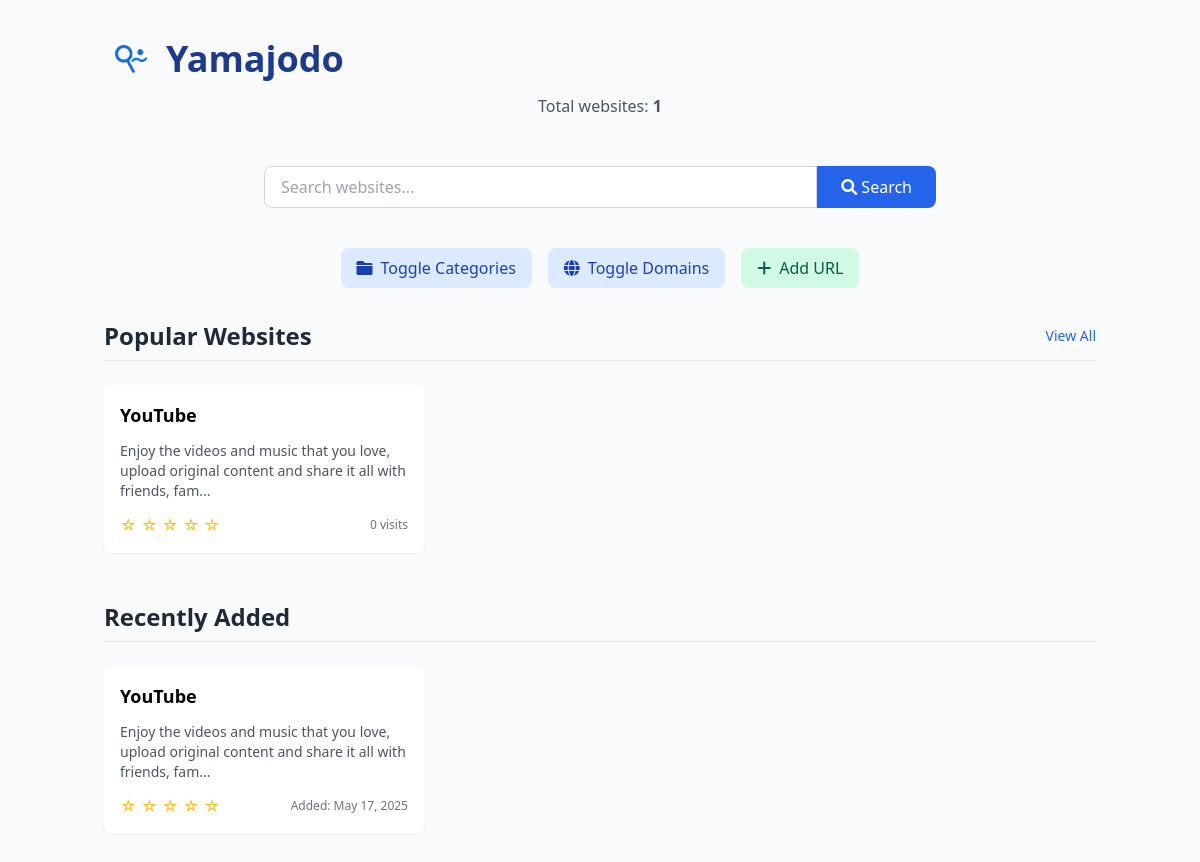
The page / on the database its author committed.
### tables this page shows
CREATE TABLE urls
                 (id INTEGER PRIMARY KEY AUTOINCREMENT,
                  url TEXT UNIQUE,
                  title TEXT,
                  description TEXT,
                  domain TEXT,
                  rating REAL DEFAULT 0,
                  clicks INTEGER DEFAULT 0,
                  created_at REAL,
                  last_updated REAL,
                  category TEXT,
                  tags TEXT);

### app.py (the view)
@app.route('/')
def home():
    top_urls = get_urls(limit=12, order_by='clicks')
    recent_urls = get_urls(limit=12, order_by='recent')
    popular_domains = get_popular_domains()
    categories = get_categories()
    conn = sqlite3.connect(DATA_FILE)
    c = conn.cursor()
    c.execute("SELECT COUNT(*) FROM urls")
    total_urls = c.fetchone()[0]
    conn.close()
    return render_template('index.html',
                         top_urls=top_urls,
                         recent_urls=recent_urls,
                         total_urls=total_urls,
                         popular_domains=popular_domains,
                         categories=categories)

### app.py (called while the page is built)
def get_urls(limit=None, order_by='clicks', category=None, domain=None):
    conn = sqlite3.connect(DATA_FILE)
    c = conn.cursor()
    query = "SELECT * FROM urls WHERE 1=1"
    params = []
    if category:
        query += " AND category = ?"
        params.append(category)
    if domain:
        query += " AND domain LIKE ?"
        params.append(f"%{domain}%")
    if order_by == 'clicks':
        query += " ORDER BY clicks DESC, rating DESC"
    elif order_by == 'recent':
        query += " ORDER BY created_at DESC"
    elif order_by == 'rating':
        query += " ORDER BY rating DESC, clicks DESC"
    elif order_by == 'domain':
        query += " ORDER BY domain"
    if limit:
        query += f" LIMIT {limit}"
    c.execute(query, params)
    results = [dict(zip([column[0] for column in c.description], row)) for row in c.fetchall()]
    conn.close()
    return results

def get_categories():
    conn = sqlite3.connect(DATA_FILE)
    c = conn.cursor()
    c.execute("SELECT name, description FROM categories ORDER BY name")
    results = [dict(zip([column[0] for column in c.description], row)) for row in c.fetchall()]
    conn.close()
    return results

def get_popular_domains(limit=10):
    conn = sqlite3.connect(DATA_FILE)
    c = conn.cursor()
    c.execute("SELECT domain, count FROM popular_domains ORDER BY count DESC LIMIT ?", (limit,))
    results = [dict(zip([column[0] for column in c.description], row)) for row in c.fetchall()]
    conn.close()
    return results

@app.template_filter('domain')
def domain_filter(url):
    return urlparse(url).netloc

@app.template_filter('time')
def time_filter(timestamp):
    return datetime.fromtimestamp(timestamp).strftime('%b %d, %Y')

@app.template_filter('shorten')
def shorten_filter(text, length=100):
    if len(text) > length:
        return text[:length] + '...'
    return text

### templates/index.html (shortened to what this page needs)
<!DOCTYPE html>
<html lang="en">
<head>
    <link href="https://cdn.jsdelivr.net/npm/tailwindcss@2.2.19/dist/tailwind.min.css" rel="stylesheet">
    <link rel="stylesheet" href="https://cdnjs.cloudflare.com/ajax/libs/font-awesome/6.0.0-beta3/css/all.min.css">
</head>
<body class="bg-gray-50">
    <div class="container mx-auto px-4 py-8">
        <header class="text-center mb-12">
            <h1 class="logo-title">
  <img src="/static/icon.ico" alt="Yamajodo Logo" class="logo-img">
  Yamajodo
</h1>
            <p class="text-gray-600">Total websites: <span class="font-semibold">{{ "{:,}".format(total_urls) }}</span></p>
        </header>
        <div class="max-w-2xl mx-auto mb-10">
            <form action="/search" method="get" class="flex">
                <input type="text" name="q" placeholder="Search websites..."
                       class="flex-grow px-4 py-2 border border-gray-300 rounded-l-lg focus:outline-none focus:ring-2 focus:ring-blue-500">
                <button type="submit" class="bg-blue-600 text-white px-6 py-2 rounded-r-lg hover:bg-blue-700 transition">
                    <i class="fas fa-search"></i> Search
                </button>
            </form>
        </div>
        <div class="flex justify-center gap-4 mb-8">
            <button onclick="toggleVisibility('categories')" class="px-4 py-2 bg-blue-100 text-blue-800 rounded-lg hover:bg-blue-200 transition">
                <i class="fas fa-folder mr-2"></i>Toggle Categories
            </button>
            <button onclick="toggleVisibility('domains')" class="px-4 py-2 bg-blue-100 text-blue-800 rounded-lg hover:bg-blue-200 transition">
                <i class="fas fa-globe mr-2"></i>Toggle Domains
            </button>
            <button onclick="toggleVisibility('addUrlForm')" class="px-4 py-2 bg-green-100 text-green-800 rounded-lg hover:bg-green-200 transition">
                <i class="fas fa-plus mr-2"></i>Add URL
            </button>
        </div>
        <div class="mb-12">
            <h2 class="text-2xl font-semibold mb-6 text-gray-800 border-b pb-2 flex justify-between items-center">
                <span>Popular Websites</span>
                <a href="/all?page=1" class="text-sm font-normal text-blue-600 hover:underline">View All</a>
            </h2>
            <div class="grid grid-cols-1 md:grid-cols-2 lg:grid-cols-3 gap-4">
                {% for url in top_urls %}
                <div class="url-item bg-white rounded-lg p-4 shadow-sm hover:shadow-md transition" onclick="window.open('{{ url.url }}', '_blank'); trackClick('{{ url.url }}')">
                    <div class="flex items-start">
                        <div class="flex-1">
                            <h3 class="font-semibold text-lg mb-1">
                                {{ url.title|shorten(50) }}
                            </h3>
                        </div>
                    </div>
                    <p class="text-gray-600 text-sm mb-3">{{ url.description|shorten(100) }}</p>
                    <div class="flex justify-between items-center">
                        <div class="star-rating" title="{{ url.rating }} stars" onclick="event.stopPropagation();">
                            {% for i in range(1, 6) %}
                                <span onclick="rateUrl('{{ url.url }}', {{ i }})" class="cursor-pointer">
                                    {{ '★' if i <= url.rating|round else '☆' }}
                                </span>
                            {% endfor %}
                        </div>
                        <span class="text-xs text-gray-500">{{ "{:,}".format(url.clicks) }} visits</span>
                    </div>
                </div>
                {% endfor %}
            </div>
        </div>
        <div class="mb-12">
            <h2 class="text-2xl font-semibold mb-6 text-gray-800 border-b pb-2">Recently Added</h2>
            <div class="grid grid-cols-1 md:grid-cols-2 lg:grid-cols-3 gap-4">
                {% for url in recent_urls %}
                <div class="url-item bg-white rounded-lg p-4 shadow-sm hover:shadow-md transition" onclick="window.open('{{ url.url }}', '_blank'); trackClick('{{ url.url }}')">
                    <div class="flex items-start">
                        <div class="flex-1">
                            <h3 class="font-semibold text-lg mb-1">
                                {{ url.title|shorten(50) }}
                            </h3>
                        </div>
                    </div>
                    <p class="text-gray-600 text-sm mb-3">{{ url.description|shorten(100) }}</p>
                    <div class="flex justify-between items-center">
                        <div class="star-rating" title="{{ url.rating }} stars" onclick="event.stopPropagation();">
                            {% for i in range(1, 6) %}
                                <span onclick="rateUrl('{{ url.url }}', {{ i }})" class="cursor-pointer">
                                    {{ '★' if i <= url.rating|round else '☆' }}
                                </span>
                            {% endfor %}
                        </div>
                        <span class="text-xs text-gray-500">Added: {{ url.created_at|time }}</span>
                    </div>
                </div>
                {% endfor %}
            </div>
        </div>
    </div>
</body>
</html>

### templates/index.html (style rules this page uses)
.star-rating { color: #fbbf24; }
.url-item { transition: all 0.2s; cursor: pointer; }
.logo-title { display: flex; align-items: center; font-size: 2.25rem; font-weight: bold; color: #1e3a8a; margin-bottom: 0.5rem; }
.logo-img { width: 1.5em; height: auto; margin-right: 0.5rem; }

### rows shown on the page
urls: title|shorten "YouTube", description|shorten "Enjoy the videos and music that you love, upload original content and share it all with friends, fam...", rating "☆" "☆" "☆" "☆" "☆", clicks "0", rating "☆" "☆" "☆" "☆" "☆", created_at "May 17, 2025"

### other values the page prints
{{ "{:,}".format(total_urls) }} "1"
